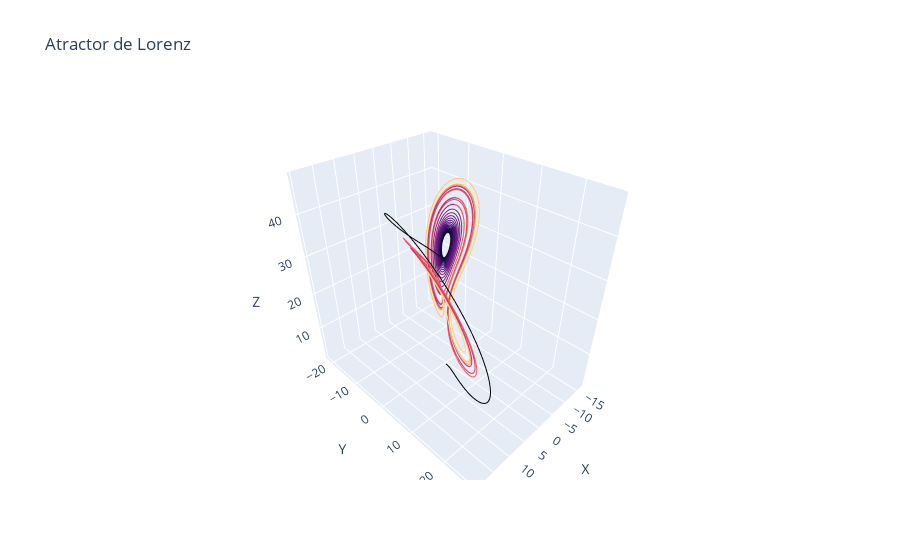
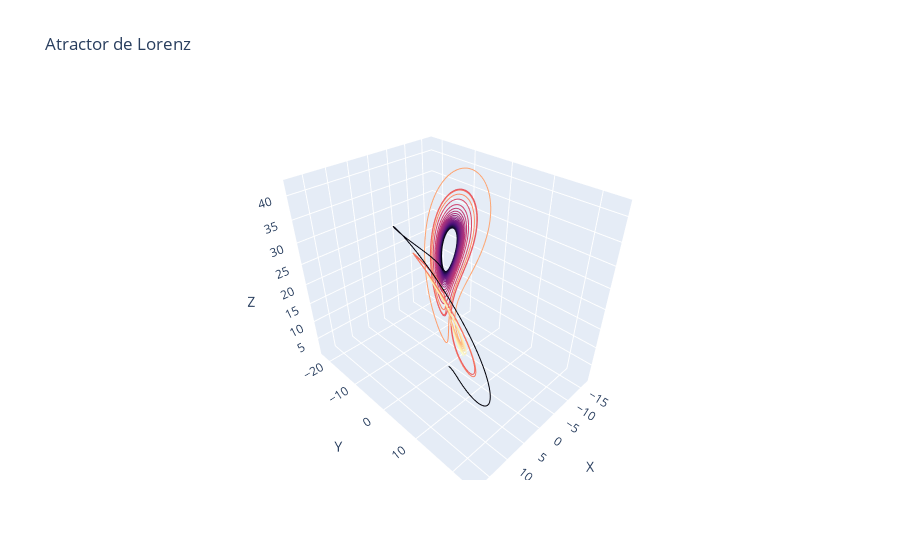
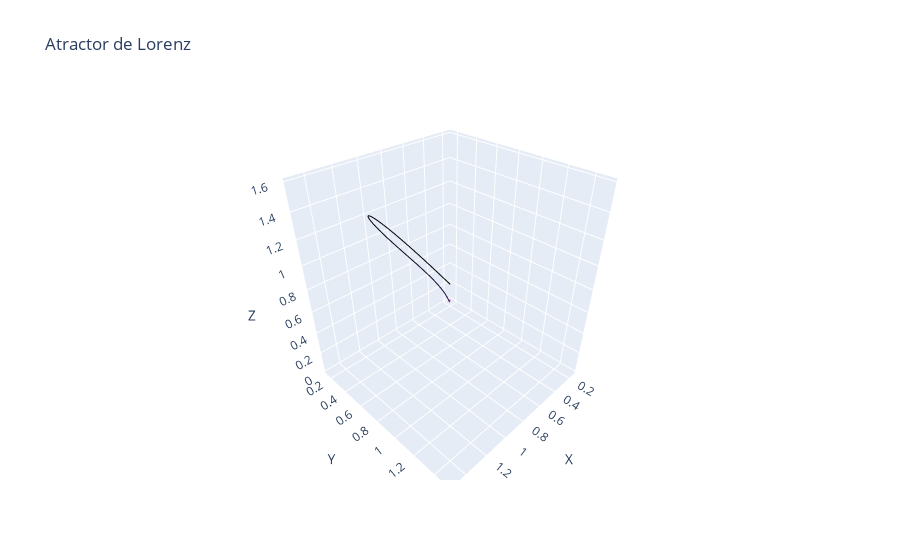
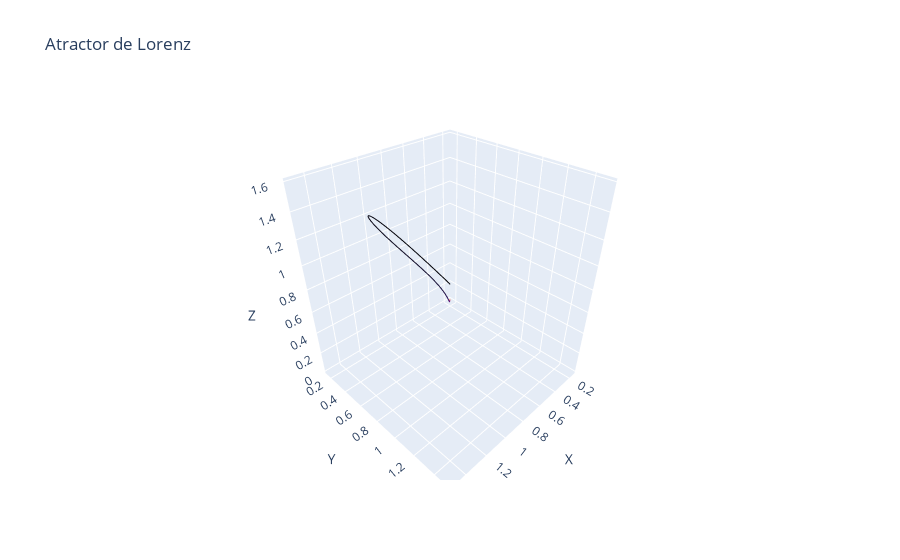

Notebook source saved alongside these figures, in order:
### Code cell
import numpy as np
import plotly.graph_objects as go
from scipy.integrate import odeint

# Definición del sistema de ecuaciones diferenciales de Lorenz
def lorenz(r, t, sigma, beta, rho):
    x, y, z = r
    x_dot = sigma * (y - x)
    y_dot = x * (rho - z) - y
    z_dot = x * y - beta * z
    return [x_dot, y_dot, z_dot]  # Se retorna como lista en lugar de array

# Función para graficar con Plotly
def graph_plotly(x, y, z, t_values):
    fig = go.Figure()

    fig.add_trace(go.Scatter3d(
        x=x, 
        y=y, 
        z=z, 
        mode='lines',
        line=dict(color=t_values, colorscale='magma', width=2),
    ))

    fig.update_layout(
        title="Atractor de Lorenz",
        scene=dict(
            xaxis_title="X",
            yaxis_title="Y",
            zaxis_title="Z"
        )
    )

    fig.show()

# Conjuntos de valores iniciales y parámetros
arguments = [
    ((1.5, 1.5, 1.5), (10, 8/3, 28)),
    ((1.5, 1.5, 1.5), (10, 8/3, 25)),
    ((1.5, 1.5, 1.5), (1, 1, 1)),
    ((1.5, 1.5, 1.5), (1.001, 1.001, 1.001)),
]

# Rango de tiempo
t_values = np.linspace(0, 25, 10000)

# Resolver y graficar para cada conjunto de parámetros
for r0, params in arguments:
    sigma, beta, rho = params  # Extraer los parámetros correctamente
    solution = odeint(lorenz, r0, t_values, args=(sigma, beta, rho))  # Se pasa como una tupla
    x, y, z = solution[:, 0], solution[:, 1], solution[:, 2]
    graph_plotly(x, y, z, t_values)

### Figure 1 — Plotly figure (JSON) as saved in the notebook; plotly's stock layout.template omitted (floating-point values rounded to 4 significant figures; data arrays with more than 128 entries replaced by an {"elided": "..."} marker saying what was removed)
{"data": [{"line": {"color": {"elided": "10000 float values"}, "colorscale": [[0, "#000004"], [0.1111, "#180f3d"], [0.2222, "#440f76"], [0.3333, "#721f81"], [0.4444, "#9e2f7f"], [0.5556, "#cd4071"], [0.6667, "#f1605d"], [0.7778, "#fd9668"], [0.8889, "#feca8d"], [1, "#fcfdbf"]], "width": 2}, "mode": "lines", "type": "scatter3d", "x": {"elided": "10000 float values"}, "y": {"elided": "10000 float values"}, "z": {"elided": "10000 float values"}}], "layout": {"scene": {"xaxis": {"title": {"text": "X"}}, "yaxis": {"title": {"text": "Y"}}, "zaxis": {"title": {"text": "Z"}}}, "title": {"text": "Atractor de Lorenz"}}}

### Figure 2 — Plotly figure (JSON) as saved in the notebook; plotly's stock layout.template omitted (floating-point values rounded to 4 significant figures; data arrays with more than 128 entries replaced by an {"elided": "..."} marker saying what was removed)
{"data": [{"line": {"color": {"elided": "10000 float values"}, "colorscale": [[0, "#000004"], [0.1111, "#180f3d"], [0.2222, "#440f76"], [0.3333, "#721f81"], [0.4444, "#9e2f7f"], [0.5556, "#cd4071"], [0.6667, "#f1605d"], [0.7778, "#fd9668"], [0.8889, "#feca8d"], [1, "#fcfdbf"]], "width": 2}, "mode": "lines", "type": "scatter3d", "x": {"elided": "10000 float values"}, "y": {"elided": "10000 float values"}, "z": {"elided": "10000 float values"}}], "layout": {"scene": {"xaxis": {"title": {"text": "X"}}, "yaxis": {"title": {"text": "Y"}}, "zaxis": {"title": {"text": "Z"}}}, "title": {"text": "Atractor de Lorenz"}}}

### Figure 3 — Plotly figure (JSON) as saved in the notebook; plotly's stock layout.template omitted (floating-point values rounded to 4 significant figures; data arrays with more than 128 entries replaced by an {"elided": "..."} marker saying what was removed)
{"data": [{"line": {"color": {"elided": "10000 float values"}, "colorscale": [[0, "#000004"], [0.1111, "#180f3d"], [0.2222, "#440f76"], [0.3333, "#721f81"], [0.4444, "#9e2f7f"], [0.5556, "#cd4071"], [0.6667, "#f1605d"], [0.7778, "#fd9668"], [0.8889, "#feca8d"], [1, "#fcfdbf"]], "width": 2}, "mode": "lines", "type": "scatter3d", "x": {"elided": "10000 float values"}, "y": {"elided": "10000 float values"}, "z": {"elided": "10000 float values"}}], "layout": {"scene": {"xaxis": {"title": {"text": "X"}}, "yaxis": {"title": {"text": "Y"}}, "zaxis": {"title": {"text": "Z"}}}, "title": {"text": "Atractor de Lorenz"}}}

### Figure 4 — Plotly figure (JSON) as saved in the notebook; plotly's stock layout.template omitted (floating-point values rounded to 4 significant figures; data arrays with more than 128 entries replaced by an {"elided": "..."} marker saying what was removed)
{"data": [{"line": {"color": {"elided": "10000 float values"}, "colorscale": [[0, "#000004"], [0.1111, "#180f3d"], [0.2222, "#440f76"], [0.3333, "#721f81"], [0.4444, "#9e2f7f"], [0.5556, "#cd4071"], [0.6667, "#f1605d"], [0.7778, "#fd9668"], [0.8889, "#feca8d"], [1, "#fcfdbf"]], "width": 2}, "mode": "lines", "type": "scatter3d", "x": {"elided": "10000 float values"}, "y": {"elided": "10000 float values"}, "z": {"elided": "10000 float values"}}], "layout": {"scene": {"xaxis": {"title": {"text": "X"}}, "yaxis": {"title": {"text": "Y"}}, "zaxis": {"title": {"text": "Z"}}}, "title": {"text": "Atractor de Lorenz"}}}
